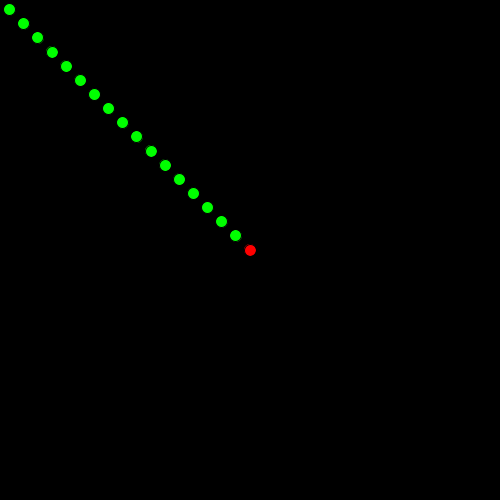
Frame 1 (no input)
Frame 60 (the mouse pressed at the canvas centre just before this capture): identical to frame 1, image omitted
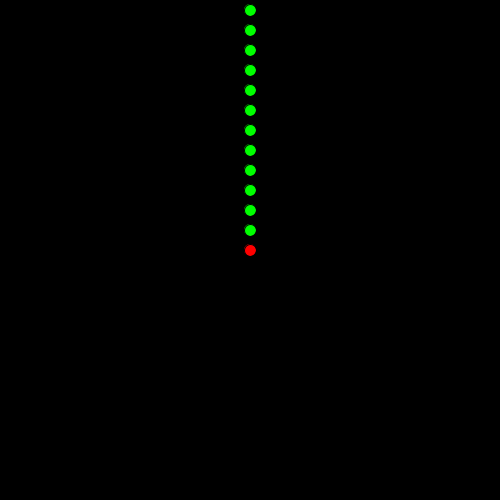
Frame 120 (the mouse held since frame 60 and released just before this capture)

The Processing sketch that drew these frames (run headless with seeded random() and noise(); from frame 60 on, the mouse is pressed at the canvas centre):

// Processing sketch: Move_along_angle
// ── Move_along_angle.pde
PVector orign, movedPoint;

float rotation;

void setup() {
  size(500, 500);
}


void draw() {
  background(0);
  
  orign = new PVector(250, 250); // set origin
  rotation = getRotation(orign.x, orign.y, mouseX, mouseY); // Calculate a rotation ro use  
  
  // draw origin
  fill(255, 0, 0);
  ellipse(orign.x, orign.y, 12, 12);
  
  // iterate along the angle line while drawing ellipses
  fill(0, 255, 0);
  for (int i = 20; i < 500; i+=20){
    movedPoint = moveAlongAngle(orign, rotation, i);
    ellipse(movedPoint.x, movedPoint.y, 12, 12);
  }

}


// --- method that calculates rotation of one point around another ---
float getRotation(float x1, float y1, float x2, float y2){
  
  PVector a = new PVector(x1, y1);   // point a
  PVector b = new PVector(x2, y2);   // point b
  PVector r = new PVector(0, -100);  // reference point
 
  b.sub(a);             // move point b
  a.sub(a);             // move point a
  
  // calculate rotation
  float angle = degrees(PVector.angleBetween(r,b));
  if (b.x < 0){ // turn result around if b is on the left side of a
    angle = 360 - angle;  
  }
  return angle; // return angle
}


// --- method that returns a new point moved a given distance in the direction of a angle ---
PVector moveAlongAngle(PVector point, float angle, float moveDist){
  
  PVector returnVector = new PVector(0, -moveDist);
  
  returnVector.rotate(radians(angle));
  returnVector.add(point);
  
  return returnVector;
}
